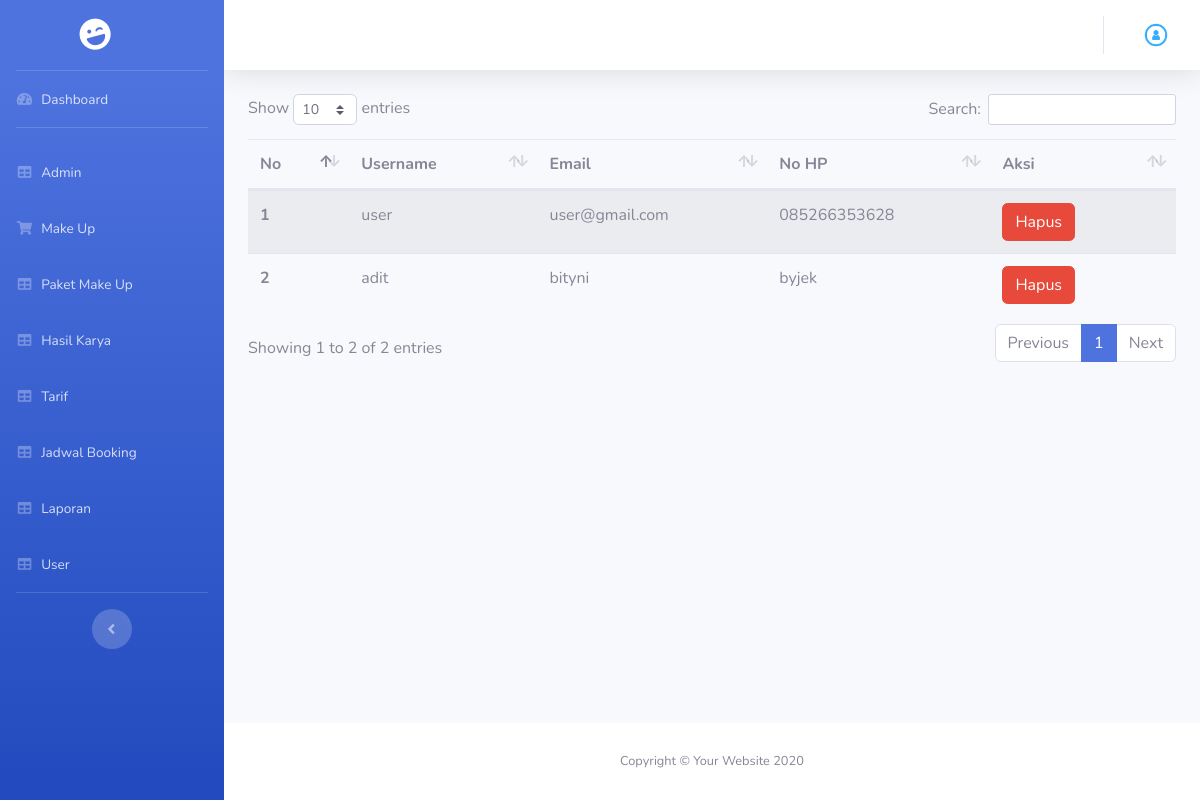
The app's page /index.php/admin/user with its own data.
### tables this page shows
CREATE TABLE IF NOT EXISTS `tb_pengguna` (
  `id_pengguna` int(11) NOT NULL,
  `username` varchar(20) NOT NULL,
  `password` text NOT NULL,
  `level` enum('Admin','Klien') NOT NULL,
  `jenis_kelamin` enum('Laki-laki','Perempuan') NOT NULL,
  `email` varchar(50) NOT NULL,
  `nohp` varchar(20) NOT NULL
);

### application/core/MY_Controller.php (called while the page is built, shortened)
<?php
class MY_Controller extends CI_Controller
{
	public function view_backend($view, $data = null)
	{
		$this->load->view('admin/templateBackend/header');
		$this->load->view('admin/templateBackend/sidebar');
		$this->load->view($view, $data);
		$this->load->view('admin/templateBackend/footer');
	}
}

### application/controllers/admin/User.php (called while the page is built, shortened)
<?php
class User extends MY_Controller
{
	public function index()
	{
		$data['user'] = $this->userModel->getAll();
		$this->view_backend('admin/user/user', $data);
	}
}

### index.php (called while the page is built, shortened)
<?php
require_once BASEPATH.'core/CodeIgniter.php';

### application/models/Backend/User_Model.php (called while the page is built, shortened)
<?php defined('BASEPATH') or exit('No direct script access allowed');
class User_Model extends CI_Model
{
	private $_table = "tb_pengguna";
	public function getAll()
	{
		return $this->db->get($this->_table)->result();
	}
}

### application/views/admin/user/user.php (the view, shortened to what this page needs)
<div class="container">
	<table class="table table-striped" id="dataTable">
		<thead>
			<tr>
				<th scope="col">No</th>
				<th scope="col">Username</th>
				<th scope="col">Email</th>
				<th scope="col">No HP</th>
				<th scope="col">Aksi</th>
			</tr>
		</thead>
		<tbody>
			<?php
			foreach ($user as $no => $ur) {
			?>
				<tr>
					<th scope="row"><?php echo $no + 1; ?></th>
					<td><?php echo $ur->username ?></td>
					<td><?php echo $ur->email ?></td>
					<td><?php echo $ur->nohp ?></td>
					<td style="width: 20%;"><a href="<?php echo base_url('admin/user_hapus/') . $ur->id_pengguna ?>" class="btn btn-danger">Hapus</a></td>
				</tr>
			<?php } ?>
		</tbody>
	</table>
</div>

### records on screen
tb_pengguna: username "user", email "user@gmail.com", nohp "085266353628"
tb_pengguna: username "adit", email "bityni", nohp "byjek"
